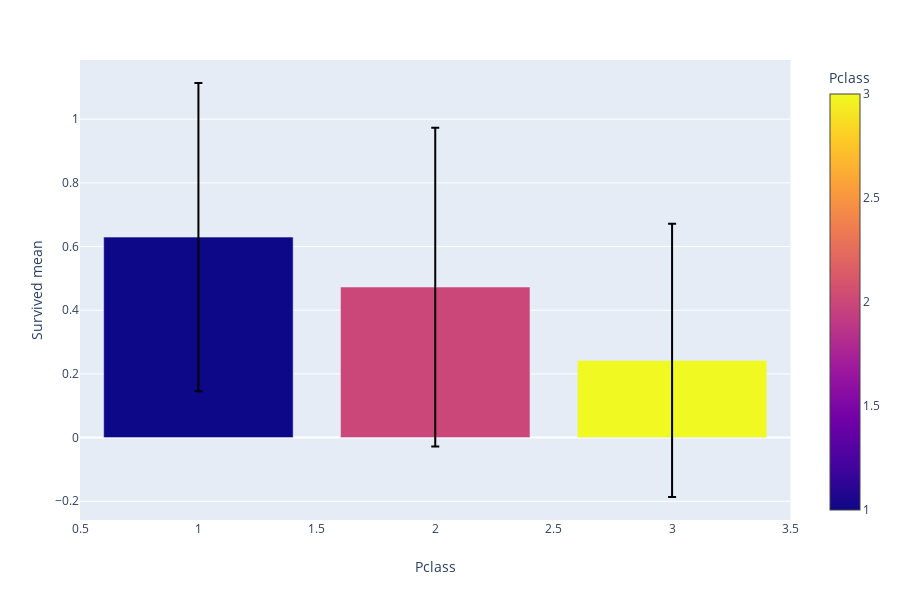

Notebook code cell kept with this figure:
### Markdown cell above
## 5.1 Pclass

### Code cell
# Grouping by survival rate and standard deviation and plotting results
pclass_grouped = train[['Pclass','Survived']].groupby('Pclass', as_index=False).agg({'Survived':['mean','std']})
pclass_grouped = flatten(pclass_grouped)
fig = px.bar(pclass_grouped,x = "Pclass", y = "Survived mean", color = "Pclass", error_y = "Survived std")
fig.update_traces(error_y_color = "black")

### Figure 1 — Plotly figure (JSON) as saved in the notebook; plotly's stock layout.template omitted (floating-point values rounded to 4 significant figures)
{"data": [{"alignmentgroup": "True", "error_y": {"array": [0.484, 0.5006, 0.4289], "color": "black"}, "hoverlabel": {"namelength": 0}, "hovertemplate": "Pclass=%{marker.color}<br>Survived mean=%{y}", "legendgroup": "", "marker": {"color": [1, 2, 3], "coloraxis": "coloraxis"}, "name": "", "offsetgroup": "", "orientation": "v", "showlegend": false, "textposition": "auto", "type": "bar", "x": [1, 2, 3], "xaxis": "x", "y": [0.6296, 0.4728, 0.2424], "yaxis": "y"}], "layout": {"barmode": "relative", "coloraxis": {"colorbar": {"title": {"text": "Pclass"}}, "colorscale": [[0.0, "#0d0887"], [0.1111, "#46039f"], [0.2222, "#7201a8"], [0.3333, "#9c179e"], [0.4444, "#bd3786"], [0.5556, "#d8576b"], [0.6667, "#ed7953"], [0.7778, "#fb9f3a"], [0.8889, "#fdca26"], [1.0, "#f0f921"]]}, "height": 600, "legend": {"tracegroupgap": 0}, "margin": {"t": 60}, "xaxis": {"anchor": "y", "domain": [0.0, 0.98], "title": {"text": "Pclass"}}, "yaxis": {"anchor": "x", "domain": [0.0, 1.0], "title": {"text": "Survived mean"}}}}
